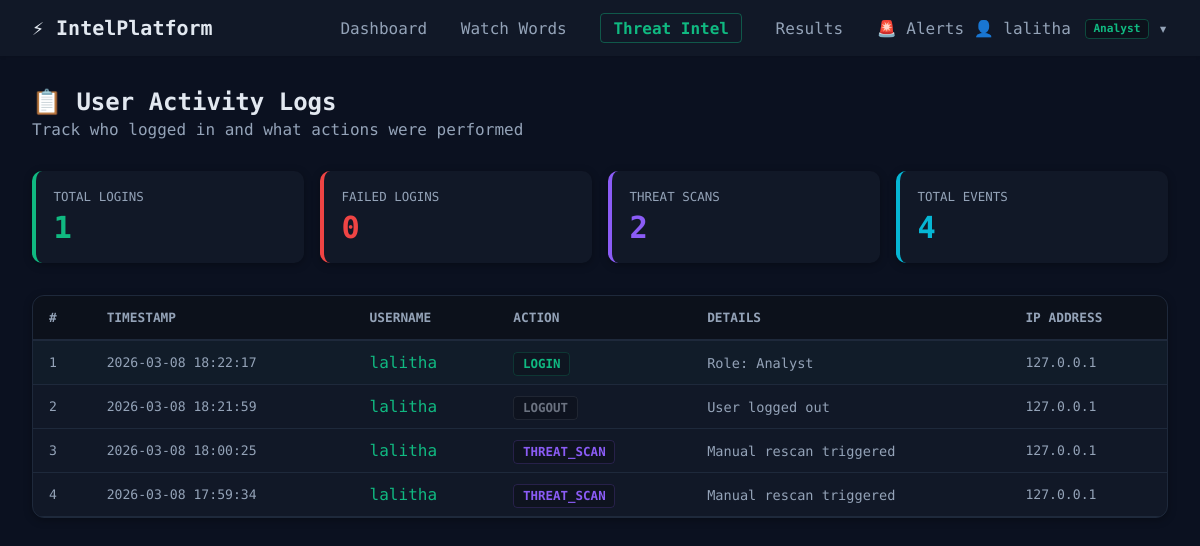
Before: /user-logs (signed in) with the older database file.
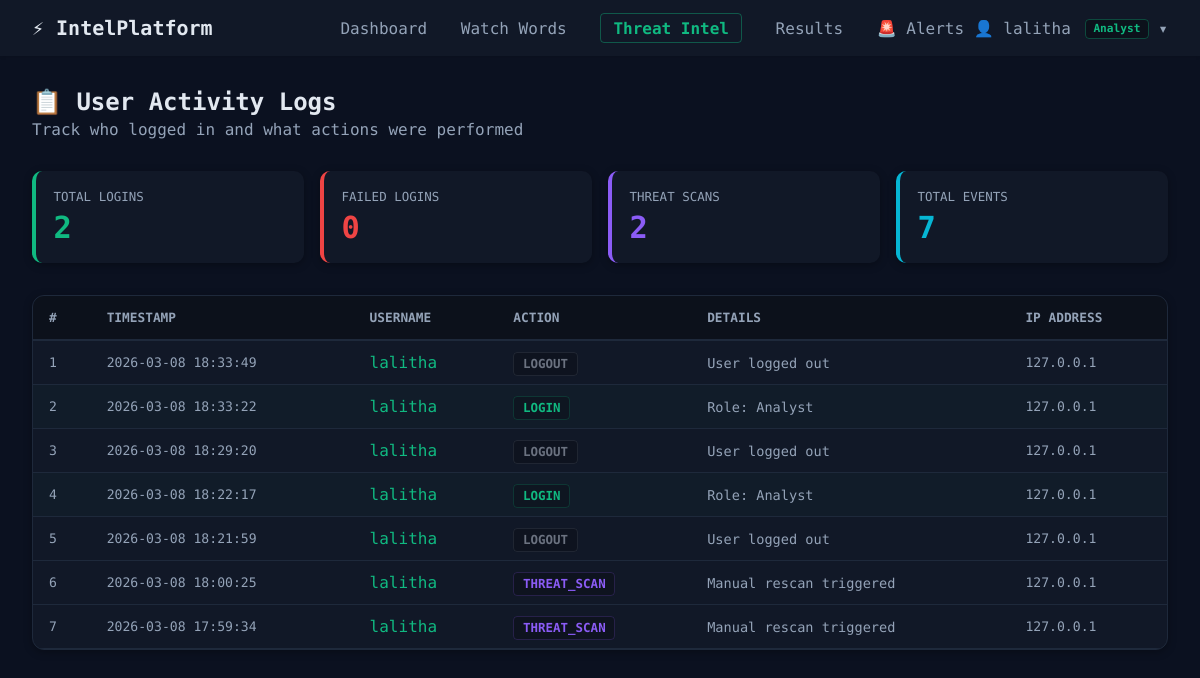
After: the same page with the newer database file.
### tables this page shows
CREATE TABLE user_logs (
            id INTEGER PRIMARY KEY AUTOINCREMENT,
            user_id INTEGER NOT NULL,
            username TEXT NOT NULL,
            action TEXT NOT NULL,
            details TEXT DEFAULT '',
            ip_address TEXT DEFAULT '',
            timestamp TEXT NOT NULL
        );

### app.py (the view)
@app.route('/user-logs')
@login_required
def user_logs():
    db = get_db()
    uid = session['user_id']
    if session.get('role') == 'Admin':
        logs = db.execute('SELECT * FROM user_logs ORDER BY timestamp DESC LIMIT 500').fetchall()
    else:
        logs = db.execute('SELECT * FROM user_logs WHERE user_id=? ORDER BY timestamp DESC LIMIT 200', (uid,)).fetchall()
    total_logins = db.execute("SELECT COUNT(*) as c FROM user_logs WHERE user_id=? AND action='LOGIN'", (uid,)).fetchone()['c']
    failed_logins = db.execute("SELECT COUNT(*) as c FROM user_logs WHERE username=? AND action='FAILED_LOGIN'", (session['username'],)).fetchone()['c']
    total_scans = db.execute("SELECT COUNT(*) as c FROM user_logs WHERE user_id=? AND action='THREAT_SCAN'", (uid,)).fetchone()['c']
    return render_template('user_logs.html', logs=logs, total_logins=total_logins,
                           failed_logins=failed_logins, total_scans=total_scans)

### app.py (called while the page is built)
def login_required(f):
    @wraps(f)
    def decorated(*args, **kwargs):
        if 'user_id' not in session:
            return redirect(url_for('login'))
        return f(*args, **kwargs)
    return decorated

def get_db():
    conn = sqlite3.connect(DATABASE)
    conn.row_factory = sqlite3.Row
    return conn

@app.before_request
def before_request():
    init_db()

### templates/user_logs.html (shortened to what this page needs)
{% extends 'base.html' %}
{% block content %}
<div style="margin-bottom:2rem;">
    <h2 style="margin:0;">📋 User Activity Logs</h2>
    <p style="color:var(--text-muted);margin:.25rem 0 0;">Track who logged in and what actions were performed</p>
</div>
<div style="display:grid;grid-template-columns:repeat(auto-fit,minmax(160px,1fr));gap:1rem;margin-bottom:2rem;">
    <div style="background:var(--card-bg);padding:1.1rem;border-radius:10px;border-left:4px solid #10b981;box-shadow:0 2px 8px rgba(0,0,0,.3);">
        <p style="margin:0;font-size:.78rem;color:var(--text-muted);text-transform:uppercase;">Total Logins</p>
        <p style="margin:.4rem 0 0;font-size:1.9rem;font-weight:700;color:#10b981;">{{total_logins}}</p>
    </div>
    <div style="background:var(--card-bg);padding:1.1rem;border-radius:10px;border-left:4px solid #ef4444;box-shadow:0 2px 8px rgba(0,0,0,.3);">
        <p style="margin:0;font-size:.78rem;color:var(--text-muted);text-transform:uppercase;">Failed Logins</p>
        <p style="margin:.4rem 0 0;font-size:1.9rem;font-weight:700;color:#ef4444;">{{failed_logins}}</p>
    </div>
    <div style="background:var(--card-bg);padding:1.1rem;border-radius:10px;border-left:4px solid #8b5cf6;box-shadow:0 2px 8px rgba(0,0,0,.3);">
        <p style="margin:0;font-size:.78rem;color:var(--text-muted);text-transform:uppercase;">Threat Scans</p>
        <p style="margin:.4rem 0 0;font-size:1.9rem;font-weight:700;color:#8b5cf6;">{{total_scans}}</p>
    </div>
    <div style="background:var(--card-bg);padding:1.1rem;border-radius:10px;border-left:4px solid #06b6d4;box-shadow:0 2px 8px rgba(0,0,0,.3);">
        <p style="margin:0;font-size:.78rem;color:var(--text-muted);text-transform:uppercase;">Total Events</p>
        <p style="margin:.4rem 0 0;font-size:1.9rem;font-weight:700;color:#06b6d4;">{{logs|length}}</p>
    </div>
</div>
<div style="background:var(--card-bg);border-radius:12px;border:1px solid var(--border-color);overflow:hidden;box-shadow:0 2px 8px rgba(0,0,0,.3);">
    {% if logs %}
    <div style="overflow-x:auto;">
        <table style="width:100%;border-collapse:collapse;text-align:left;">
            <thead style="background:rgba(0,0,0,.3);border-bottom:2px solid var(--border-color);">
                <tr>
                    {% for h in ['#','Timestamp','Username','Action','Details','IP Address'] %}
                    <th style="padding:.9rem 1rem;color:var(--text-muted);font-size:.8rem;text-transform:uppercase;white-space:nowrap;">{{h}}</th>
                    {% endfor %}
                </tr>
            </thead>
            <tbody>
                {% for log in logs %}
                {% set action_colors = {'LOGIN':'#10b981','LOGOUT':'#6b7280','FAILED_LOGIN':'#ef4444','THREAT_SCAN':'#8b5cf6','CLEAR_DATA':'#f97316','RESCAN':'#f59e0b','DELETE':'#ef4444','SIGNUP':'#06b6d4'} %}
                <tr style="border-bottom:1px solid var(--border-color);{% if log.action=='FAILED_LOGIN' %}background:rgba(239,68,68,.04);{% elif log.action=='LOGIN' %}background:rgba(16,185,129,.02);{% endif %}">
                    <td style="padding:.75rem 1rem;color:var(--text-muted);font-size:.82rem;">{{loop.index}}</td>
                    <td style="padding:.75rem 1rem;color:var(--text-muted);font-size:.82rem;white-space:nowrap;">{{log.timestamp}}</td>
                    <td style="padding:.75rem 1rem;color:var(--primary-color);font-weight:500;">{{log.username}}</td>
                    <td style="padding:.75rem 1rem;">
                        <span style="background:rgba(0,0,0,.2);color:{{action_colors.get(log.action,'#94a3b8')}};padding:.2rem .55rem;border-radius:4px;font-size:.78rem;font-weight:600;border:1px solid {{action_colors.get(log.action,'#94a3b8')}}33;">{{log.action}}</span>
                    </td>
                    <td style="padding:.75rem 1rem;font-size:.85rem;color:var(--text-muted);">{{log.details}}</td>
                    <td style="padding:.75rem 1rem;font-size:.82rem;color:var(--text-muted);">
                        <span style="font-family:'Share Tech Mono',monospace;">{{log.ip_address or '—'}}</span>
                    </td>
                </tr>
                {% endfor %}
            </tbody>
        </table>
    </div>
    {% else %}
    <div style="padding:3rem;text-align:center;">
        <div style="font-size:3rem;">📭</div>
        <h3>No activity logs yet</h3>
        <p style="color:var(--text-muted);">User actions will be recorded here as you use the platform.</p>
    </div>
    {% endif %}
</div>
{% endblock %}

### templates/base.html (shortened to what this page needs)
<!DOCTYPE html>
<html lang="en">
<head>
    <link rel="stylesheet" href="{{ url_for('static', filename='css/style.css') }}">
</head>
<body>
    {% if session.get('user_id') %}
    <nav class="navbar">
        <div class="nav-brand">⚡ IntelPlatform</div>
        <div class="nav-links">
            <a href="{{ url_for('dashboard') }}">Dashboard</a>
            <a href="{{ url_for('watchwords') }}">Watch Words</a>
            <a href="{{ url_for('threat_intelligence') }}" class="nav-threat">Threat Intel</a>
            <a href="{{ url_for('results') }}">Results</a>
            <a href="{{ url_for('alert_inbox') }}" style="position:relative;">
                🚨 Alerts
            </a>
            <div class="nav-dropdown" style="position:relative;display:inline-block;">
                {% set role_badge = {'Admin':'#ef4444','Analyst':'#10b981','Viewer':'#94a3b8'} %}
                <span style="cursor:pointer;color:var(--text-muted);">👤 {{ session.get('username') }}
                    <span style="font-size:.7rem;padding:.15rem .45rem;border-radius:4px;font-weight:700;background:rgba(0,0,0,.3);color:{{ role_badge.get(session.get('role','Viewer'),'#94a3b8') }};border:1px solid {{ role_badge.get(session.get('role','Viewer'),'#94a3b8') }}55;vertical-align:middle;margin-left:.3rem;">{{ session.get('role','Viewer') }}</span>
                ▾</span>
            </div>
        </div>
    </nav>
    {% endif %}
    <main class="container">
        {% block content %}{% endblock %}
    </main>
</body>
</html>

### static/css/style.css (style rules this page uses)
:root { --primary-color: #10b981; --primary-hover: #059669; --bg-color: #0b1120; --card-bg: #111827; --text-main: #e2e8f0; --text-muted: #94a3b8; --border-color: #1e293b; --danger: #ef4444; --warning: #f59e0b; --success: #10b981; }
body { margin: 0; font-family: 'Share Tech Mono', 'Courier New', monospace; background-color: var(--bg-color); color: var(--text-main); }
.container { max-width: 1200px; margin: 0 auto; padding: 2rem; }
.navbar { background-color: var(--card-bg); padding: 1rem 2rem; display: flex; justify-content: space-between; align-items: center; box-shadow: 0 1px 3px rgba(0,0,0,0.1); }
.nav-brand { font-size: 1.25rem; font-weight: 700; color: var(--text-main); }
.nav-links a { margin-left: 1.5rem; text-decoration: none; color: var(--text-muted); font-weight: 500; }
.nav-threat { color: #10b981 !important; font-weight: 600 !important; border: 1px solid rgba(16, 185, 129, 0.4); padding: 0.3rem 0.75rem; border-radius: 4px; transition: all 0.2s; }

Changed rows visible on the page:
added user_logs: timestamp "2026-03-08 18:33:49", username "lalitha", action "LOGOUT", details "User logged out", ip_address "127.0.0.1"
added user_logs: timestamp "2026-03-08 18:33:22", username "lalitha", action "LOGIN", details "Role: Analyst", ip_address "127.0.0.1"
added user_logs: timestamp "2026-03-08 18:29:20", username "lalitha", action "LOGOUT", details "User logged out", ip_address "127.0.0.1"
Other visible differences:
{{ total_logins }}: "1" → "2"
{{ logs|length }}: "4" → "7"
